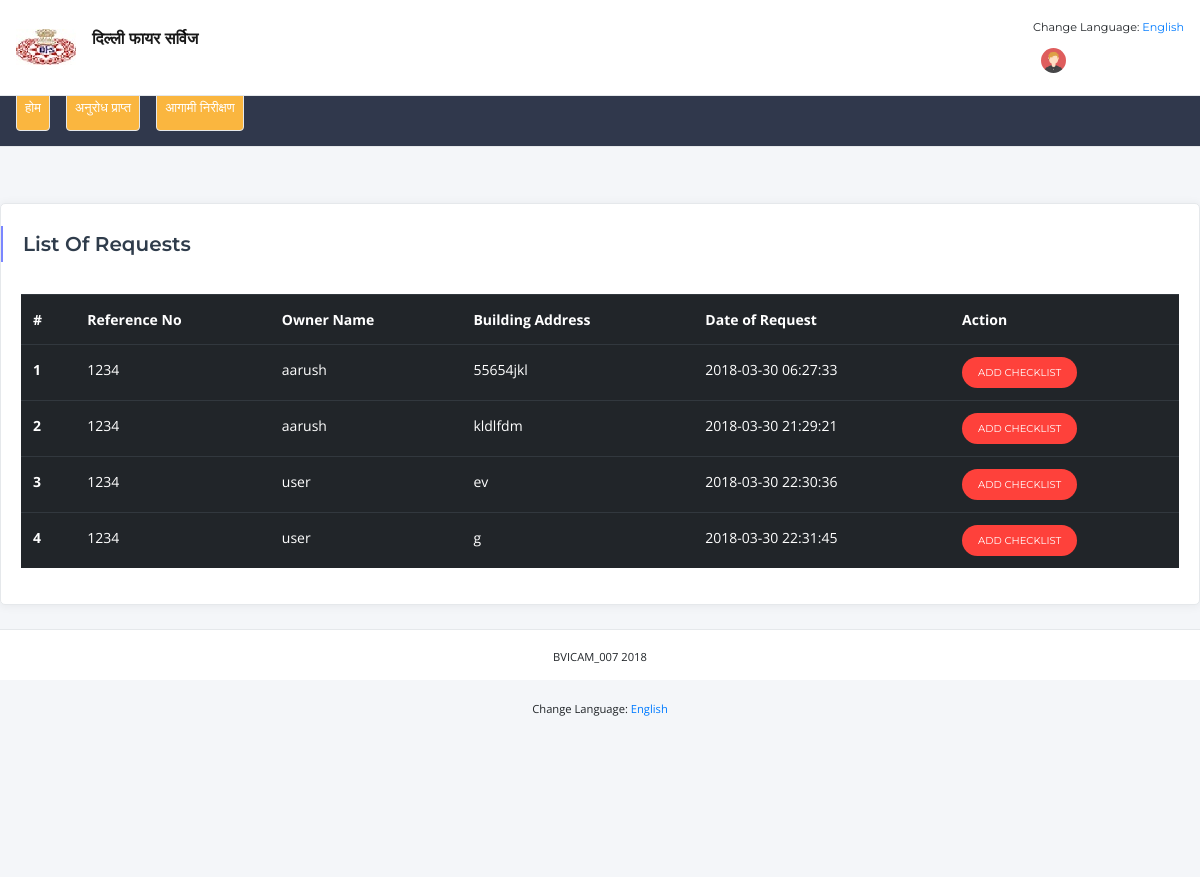
/handleRequests_sm.php (signed in), run on the app's committed database.
### tables this page shows
CREATE TABLE `request_details` (
  `ID` int(128) NOT NULL,
  `ref_id` int(10) NOT NULL,
  `Visits` int(32) NOT NULL,
  `Status` enum('Submitted','In Process','Accepted','Rejected','Shortcomings','Completed') NOT NULL,
  `building_address` varchar(512) NOT NULL,
  `inspector_allocated` varchar(512) DEFAULT NULL,
  `DOI` date DEFAULT NULL,
  `Created_At` datetime NOT NULL DEFAULT CURRENT_TIMESTAMP,
  `Deleted_At` datetime DEFAULT NULL,
  `Updated_At` datetime DEFAULT NULL
);

CREATE TABLE `ref_no` (
  `id` int(10) NOT NULL,
  `ref_no` varchar(256) NOT NULL,
  `user_id` varchar(512) NOT NULL,
  `created_at` datetime NOT NULL DEFAULT CURRENT_TIMESTAMP,
  `updated_at` datetime DEFAULT NULL ON UPDATE CURRENT_TIMESTAMP,
  `deleted_at` datetime DEFAULT NULL
);

CREATE TABLE `user` (
  `UID` varchar(512) NOT NULL,
  `Name` blob,
  `Email` blob,
  `PhoneNo` decimal(30,0) NOT NULL,
  `DOB` date NOT NULL,
  `AadharNo` decimal(30,0) NOT NULL,
  `Password_Hash` blob,
  `Mobile_Verified` tinyint(1) NOT NULL,
  `Email_Verified` tinyint(1) NOT NULL,
  `Image` blob,
  `user_type` blob,
  `Created_At` datetime NOT NULL DEFAULT CURRENT_TIMESTAMP,
  `Deleted_At` datetime DEFAULT NULL,
  `Updated_At` datetime DEFAULT NULL
);

### handleRequests_sm.php (the view, shortened to what this page needs)
<!DOCTYPE html>
<html lang="en">
 <?php
require_once 'config.php';
		$sql = "SELECT ref_no.ref_no,request_details.created_at as DOR,request_details.visits,request_details.ref_id, request_details.status,request_details.building_address,request_details.DOI,request_details.inspector_allocated,user.name as uname , user.name as iname FROM request_details,user,ref_no WHERE request_details.ref_id=ref_no.id and ref_no.user_id = user.UID  AND request_details.status='Submitted'" ;
        if($stmt = $pdo->prepare($sql)){
?>
<head>
    <link href="assets/vendor/bootstrap/css/bootstrap.min.css" rel="stylesheet">
    <link href="assets/vendor/font-awesome/css/font-awesome.min.css" rel="stylesheet">
    <link href="assets/vendor/dashlab-icon/dashlab-icon.css" rel="stylesheet">
    <link href="assets/vendor/simple-line-icons/css/simple-line-icons.css" rel="stylesheet">
    <link href="assets/vendor/themify-icons/css/themify-icons.css" rel="stylesheet">
    <link href="assets/vendor/weather-icons/css/weather-icons.min.css" rel="stylesheet">
    <link href="assets/vendor/m-custom-scrollbar/jquery.mCustomScrollbar.css" rel="stylesheet">
    <link href="assets/vendor/jquery-dropdown-master/jquery.dropdown.css" rel="stylesheet">
    <link href="assets/vendor/jquery-ui/jquery-ui.min.css" rel="stylesheet">
    <link href="assets/vendor/icheck/skins/all.css" rel="stylesheet">
    <link href="assets/css/main.min.css" rel="stylesheet">
</head>
<body class="fixed-nav top-nav">
    <?php include('header.php') ?>
    <div class="content-wrapper">
        <div class="container-fluid">
            <div class="row">
                <div class="col-xl-12 col-md-12">
					<div class="card card-shadow mb-4">
                        <div class="card-header border-0">
                            <div class="custom-title-wrap bar-primary">
                                <div class="custom-title" style="font-size:20px;">List Of Requests</div>
                            </div>
					</div>
                        <div class="card-body">
                            <table class="table table-hover table-dark">
                                <thead>
                                <tr>
                                    <th scope="col">#</th>
                                    <th scope="col">Reference No</th>
                                    <th scope="col">Owner Name</th>
                                    <th scope="col">Building Address</th>
									<th scope="col">Date of Request</th>
									<th scope="col">Action</th>
                                </tr>
                                </thead>
                                <tbody>
                                <?php if($stmt->execute()){
                                        $count=0;
								while($row = $stmt->fetch()){
								    $count++;
									?>
									<tr>
                                    <th scope="row"><?=$count?></th>
                                    <td><?= $row["ref_no"]?></td>
                                    <td><?= $row["uname"]?></td>
								    <td><?= $row["building_address"]?></td>
									<td><?= $row["DOR"]?></td>
                                    <td>
                						<a href= "addInstallationChecklist_sm.php?ref_no=<?= $row['ref_id']; ?>" class="btn btn-danger btn-sm form-pill">Add CheckList</a>
                					</td>
                                </tr>
									 <?php }}}?>
                                </tbody>
                            </table>
                        </div>
                    </div>
                </div>
            </div>
        <?php include('footer.php'); ?>
    </div>
</body>
</html>

### data on the page
request_details: ref_no.ref_no "1234", user.Name "aarush", building_address "55654jkl", Created_At "2018-03-30 06:27:33"
request_details: ref_no.ref_no "1234", user.Name "aarush", building_address "kldlfdm", Created_At "2018-03-30 21:29:21"
request_details: ref_no.ref_no "1234", user.Name "user", building_address "ev", Created_At "2018-03-30 22:30:36"
request_details: ref_no.ref_no "1234", user.Name "user", building_address "g", Created_At "2018-03-30 22:31:45"

### other printed values
$label['l001'] "दिल्ली फायर सर्विज"
$label['l004'] "होम"
$label['l008'] "अनुरोध प्राप्त"
$label['l009'] "आगामी निरीक्षण"
